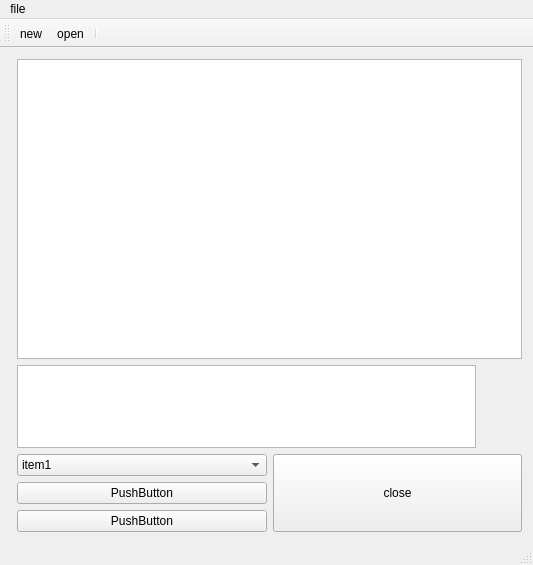
<?xml version="1.0" encoding="UTF-8"?>
<ui version="4.0">
 <class>MainWindow</class>
 <widget class="QMainWindow" name="MainWindow">
  <property name="geometry">
   <rect>
    <x>0</x>
    <y>0</y>
    <width>533</width>
    <height>565</height>
   </rect>
  </property>
  <property name="sizePolicy">
   <sizepolicy hsizetype="Expanding" vsizetype="Expanding">
    <horstretch>0</horstretch>
    <verstretch>0</verstretch>
   </sizepolicy>
  </property>
  <property name="windowTitle">
   <string>MainWindow</string>
  </property>
  <property name="statusTip">
   <string>Ready.</string>
  </property>
  <widget class="QWidget" name="centralWidget">
   <property name="sizePolicy">
    <sizepolicy hsizetype="Expanding" vsizetype="Maximum">
     <horstretch>0</horstretch>
     <verstretch>0</verstretch>
    </sizepolicy>
   </property>
   <layout class="QFormLayout" name="formLayout">
    <item row="0" column="1">
     <layout class="QVBoxLayout" name="verticalLayout_4">
      <item>
       <layout class="QVBoxLayout" name="verticalLayout_2">
        <item>
         <widget class="QTextEdit" name="textEdit">
          <property name="minimumSize">
           <size>
            <width>0</width>
            <height>300</height>
           </size>
          </property>
         </widget>
        </item>
       </layout>
      </item>
      <item>
       <layout class="QHBoxLayout" name="horizontalLayout_2">
        <item>
         <widget class="QTextEdit" name="textEdit_2">
          <property name="sizePolicy">
           <sizepolicy hsizetype="Expanding" vsizetype="Expanding">
            <horstretch>10</horstretch>
            <verstretch>0</verstretch>
           </sizepolicy>
          </property>
         </widget>
        </item>
        <item>
         <widget class="QPushButton" name="pushButton_4">
          <property name="sizePolicy">
           <sizepolicy hsizetype="Minimum" vsizetype="Expanding">
            <horstretch>0</horstretch>
            <verstretch>0</verstretch>
           </sizepolicy>
          </property>
          <property name="text">
           <string/>
          </property>
          <property name="icon">
           <iconset>
            <normaloff>:/pic/sync.ico</normaloff>:/pic/sync.ico</iconset>
          </property>
          <property name="iconSize">
           <size>
            <width>32</width>
            <height>32</height>
           </size>
          </property>
          <property name="autoDefault">
           <bool>false</bool>
          </property>
          <property name="default">
           <bool>false</bool>
          </property>
          <property name="flat">
           <bool>true</bool>
          </property>
         </widget>
        </item>
       </layout>
      </item>
      <item>
       <layout class="QHBoxLayout" name="horizontalLayout">
        <item>
         <layout class="QVBoxLayout" name="verticalLayout">
          <item>
           <widget class="QComboBox" name="comboBox">
            <item>
             <property name="text">
              <string>item1</string>
             </property>
            </item>
            <item>
             <property name="text">
              <string>item2</string>
             </property>
            </item>
           </widget>
          </item>
          <item>
           <widget class="QPushButton" name="pushButton_3">
            <property name="text">
             <string>PushButton</string>
            </property>
           </widget>
          </item>
          <item>
           <widget class="QPushButton" name="pushButton">
            <property name="text">
             <string>PushButton</string>
            </property>
           </widget>
          </item>
         </layout>
        </item>
        <item>
         <widget class="QPushButton" name="closeBtn">
          <property name="sizePolicy">
           <sizepolicy hsizetype="Minimum" vsizetype="Expanding">
            <horstretch>0</horstretch>
            <verstretch>0</verstretch>
           </sizepolicy>
          </property>
          <property name="text">
           <string>close</string>
          </property>
         </widget>
        </item>
       </layout>
      </item>
     </layout>
    </item>
   </layout>
  </widget>
  <widget class="QMenuBar" name="menuBar">
   <property name="geometry">
    <rect>
     <x>0</x>
     <y>0</y>
     <width>533</width>
     <height>22</height>
    </rect>
   </property>
   <widget class="QMenu" name="menufile">
    <property name="title">
     <string>file</string>
    </property>
    <addaction name="actionnew"/>
    <addaction name="actionopen"/>
   </widget>
   <addaction name="menufile"/>
  </widget>
  <widget class="QToolBar" name="mainToolBar">
   <attribute name="toolBarArea">
    <enum>TopToolBarArea</enum>
   </attribute>
   <attribute name="toolBarBreak">
    <bool>false</bool>
   </attribute>
   <addaction name="actionnew"/>
   <addaction name="actionopen"/>
   <addaction name="separator"/>
  </widget>
  <widget class="QStatusBar" name="statusBar"/>
  <action name="actionnew">
   <property name="icon">
    <iconset>
     <normaloff>:/pic/netfol.ico</normaloff>:/pic/netfol.ico</iconset>
   </property>
   <property name="text">
    <string>new</string>
   </property>
  </action>
  <action name="actionopen">
   <property name="icon">
    <iconset>
     <normaloff>:/pic/sync.ico</normaloff>:/pic/sync.ico</iconset>
   </property>
   <property name="text">
    <string>open</string>
   </property>
  </action>
 </widget>
 <layoutdefault spacing="6" margin="11"/>
 <resources>
  <include location="myres.qrc"/>
 </resources>
 <connections>
  <connection>
   <sender>closeBtn</sender>
   <signal>clicked()</signal>
   <receiver>MainWindow</receiver>
   <slot>close()</slot>
   <hints>
    <hint type="sourcelabel">
     <x>335</x>
     <y>501</y>
    </hint>
    <hint type="destinationlabel">
     <x>191</x>
     <y>526</y>
    </hint>
   </hints>
  </connection>
 </connections>
</ui>
